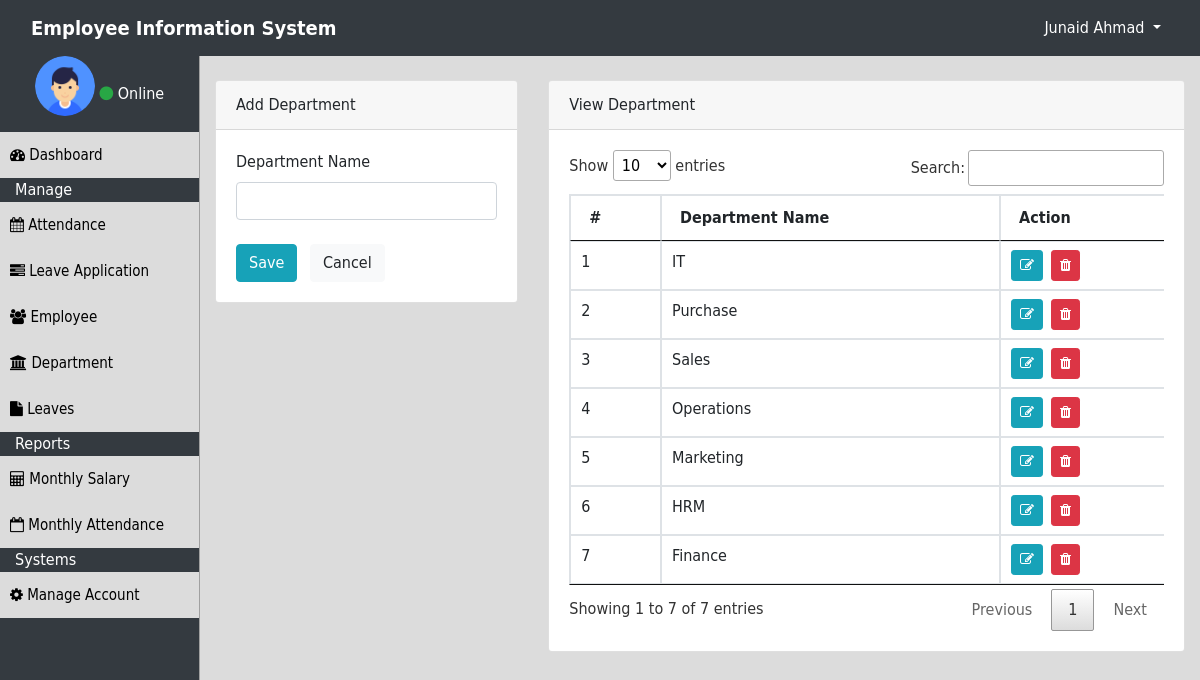
The page /admin/department.php (signed in) on the database its author committed.
### tables this page shows
CREATE TABLE `department` (
  `dep_id` int(11) NOT NULL,
  `admin_id` int(11) NOT NULL,
  `dep_name` varchar(100) NOT NULL
);

### admin/session.php (called while the page is built, shortened)
<?php
include_once "dbc.php";
$sql="select * from admin where username='".$_SESSION['admin']."'";
$result=mysqli_query($con,$sql);
$admin=mysqli_fetch_array($result);
?>

### admin/department.php (the view, shortened to what this page needs)
<?php
include_once "header.php";
?>
<div class="container-fluid">
<div class="row">
<?php
include_once "navbar.php";
?>
<div class="col-10 data-container">
<div class="row">
<div class="col-4">
<div class="card">
<div class="card-header">
Add Department
</div>
<div class="card-body">
<form method="post">
<label>Department Name</label>
<input type="text" name="depname" required class="form-control mb-2">
<button type="submit" name="submit" class="btn btn-info mt-3">Save</button>
<button type="reset" class="btn btn-light mt-3 ml-2">Cancel</button>
</form>
</div>
</div>
</div>
<div class="col-8">
<div class="card">
<div class="card-header">
View Department
</div>
<div class="card-body">
<div class="table-responsive">
<table id="data" class="table table-bordered table-hover">
<thead>
<tr>
<th>#</th>
<th>Department Name</th>
<th>Action</th>
</tr>
</thead>
<tbody>
<?php
$i=0;
$sql="select * from department order by dep_id DESC";
$result=mysqli_query($con,$sql);
while($row=mysqli_fetch_array($result)){
$i++;
?>
<tr>
<td><?php echo $i;?></td>
<td><?php echo $row['dep_name'];?></td>
<td><a href="update_department.php?id=<?php echo $row['dep_id'];?>"><button class="btn btn-sm btn-info"><i class="fa fa-edit"></i></button></a><a href="delete_department.php?id=<?php echo $row['dep_id'];?>"><button class="btn btn-sm btn-danger ml-2"><i class="fa fa-trash"></i></button></a></td>
</tr>
<?php } ?>
</tbody>
</table>
</div>
</div>
</div>
</div>
</div>
</div>
</div>
</div>
</body>
</html>

### admin/header.php (shortened to what this page needs)
<?php
include_once "session.php";
?>
<!doctype html>
<html>
<head>
<link rel="stylesheet" type="text/css" href="../css/bootstrap.min.css">
<link rel="stylesheet" type="text/css" href="../css/font-awesome.min.css">
<link rel="stylesheet" type="text/css" href="../datatables/css/jquery.dataTables.min.css">
<link rel="stylesheet" type="text/css" href="../css/style.css">
<body>
<nav class="navbar navbar-expand-sm bg-dark navbar-dark fixed-top">
	<div class="container-fluid">
    <a class="navbar-brand" href="home.php" id="heading">Employee Information System</a>
  <div class="collapse navbar-collapse" id="collapsibleNavbar">
  <ul class="navbar-nav ml-auto">
    <li class="nav-item dropdown">
      <a class="nav-link dropdown-toggle text-white" id="link" href="#" id="navbardrop" data-toggle="dropdown">
        <?php echo $admin['name'];?>
      </a>
    </li>
    </ul>
    </div>
    </div>
</nav>

### admin/navbar.php
<div class="col-2 sidebar">
<div class="text-center">
<img src="../image/user.png" class="user-img mb-3">
<span class="text-white"><i class="fa fa-circle text-success"></i> Online</span>
</div>
<a href="home.php"><button class="btn-one"><i class="fa fa-dashboard"></i>   Dashboard</button></a>
<div class="col-12 text-white">Manage</div>
<a href="attendance.php"><button class="btn-one"><i class="fa fa-calendar"></i>   Attendance</button></a>
<a href="leave_application.php"><button class="btn-one"><i class="fa fa-tasks"></i>   Leave Application</button></a>
<a href="employee.php"><button class="btn-one"><i class="fa fa-users"></i>   Employee</button></a>
<a href="department.php"><button class="btn-one"><i class="fa fa-university"></i>   Department</button></a>
<a href="leave.php"><button class="btn-one"><i class="fa fa-file"></i>   Leaves</button></a>
<div class="col-12 text-white">Reports</div>
<a href="salary.php"><button class="btn-one"><i class="fa fa-calculator"></i>   Monthly Salary</button></a>
<a href="monthly_attendance.php"><button class="btn-one"><i class="fa fa-calendar-o"></i>   Monthly Attendance</button></a>
<div class="col-12 text-white">Systems</div>
<a href="manage_account.php"><button class="btn-one"><i class="fa fa-cog"></i> Manage Account</button></a>
</div>

### css/style.css (style rules this page uses)
* { font-family:"Gill Sans", "Gill Sans MT", "Myriad Pro", "DejaVu Sans Condensed", Helvetica, Arial, sans-serif; }
#heading { font-weight:bold; }
#link { color:white; }
a { color: #212529; text-decoration:none; }
.sidebar { background-color:#343a40; padding:56px 0 0; height:100vh; border-right:1px solid #A0A0A0; }
.user-img { height:60px; width:60px; border-radius:50%; }
.btn-one { height:46px; width:100%; border:none; background-color:#dcdcdc; font-size:15px; text-align:left; padding-left:10px; }
.data-container { height:100vh; background-color:#dcdcdc; padding-top:80px; padding-bottom:60px; overflow:scroll; }

### rows shown on the page
department: dep_name "IT"
department: dep_name "Purchase"
department: dep_name "Sales"
department: dep_name "Operations"
department: dep_name "Marketing"
department: dep_name "HRM"
department: dep_name "Finance"

### other values the page prints
$admin['name'] "Junaid Ahmad"
